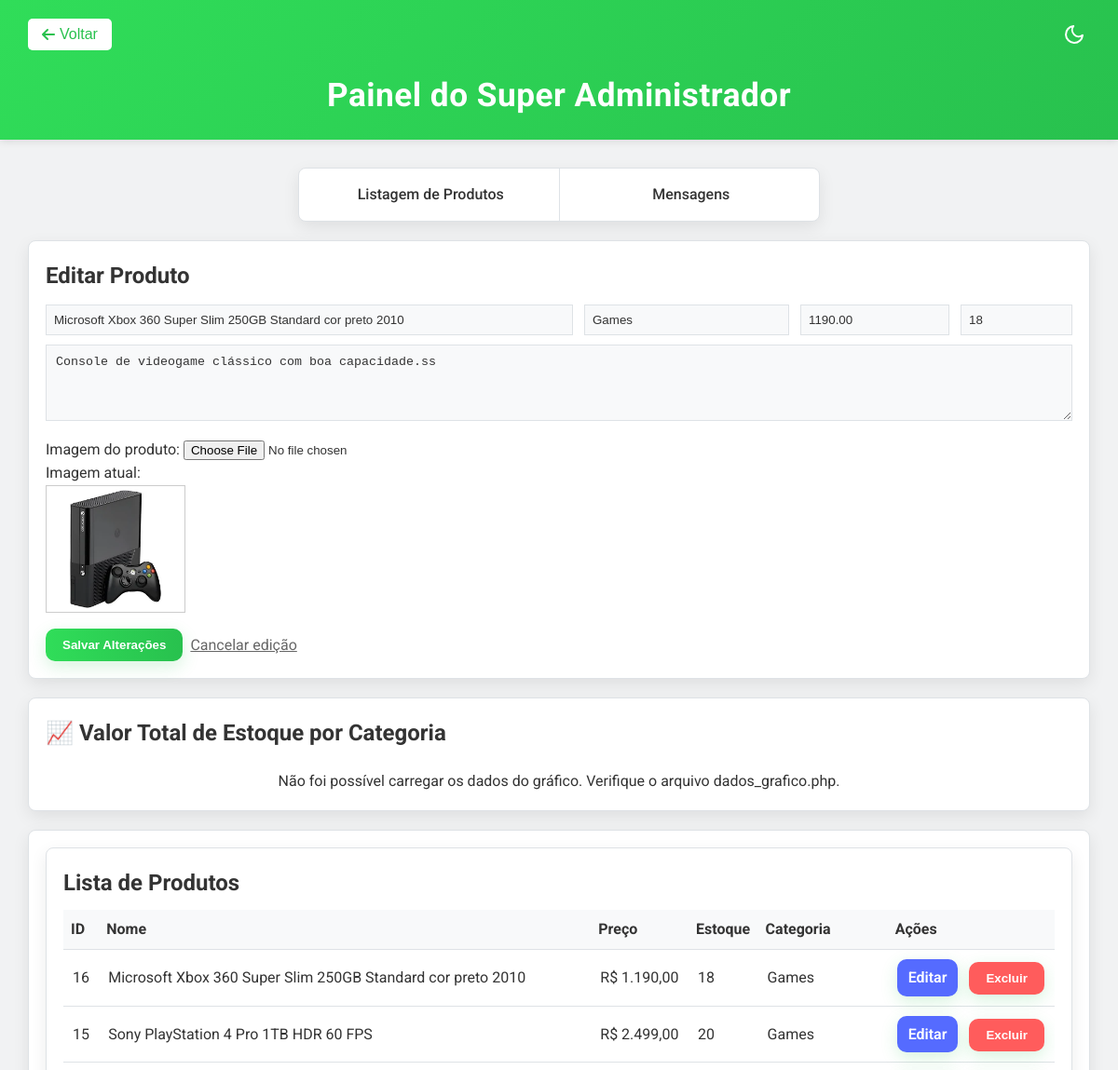
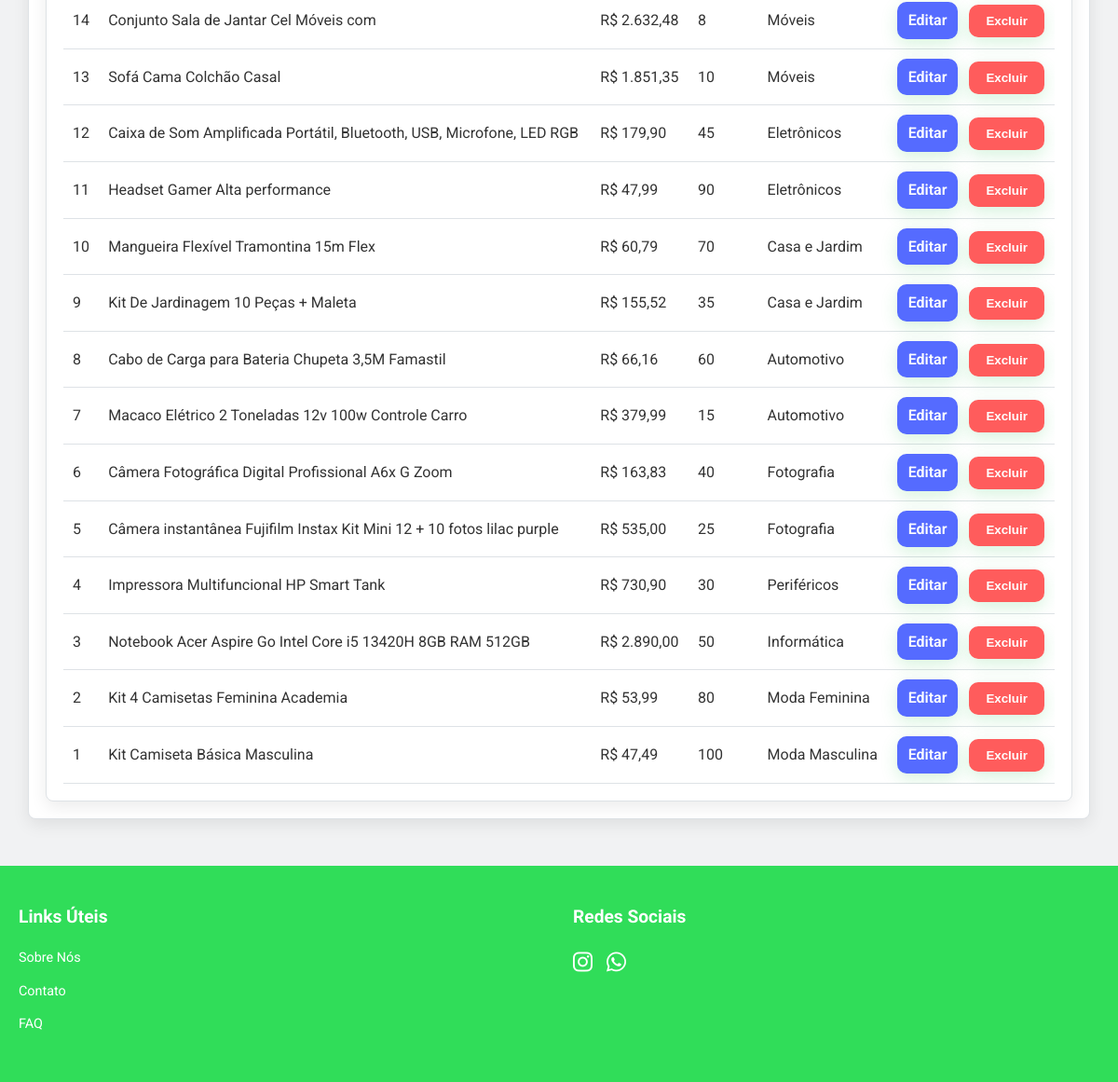
/paginas/super-administrador.php?editar=16 (signed in), run on the app's committed database (2 pictures, top to bottom).
### tables this page shows
CREATE TABLE `produtos` (
  `id` int(11) NOT NULL,
  `nome` varchar(100) NOT NULL,
  `descricao` text DEFAULT NULL,
  `preco` decimal(10,2) NOT NULL,
  `estoque` int(11) DEFAULT 0,
  `categoria` varchar(50) DEFAULT NULL,
  `data_criacao` datetime DEFAULT current_timestamp(),
  `imagem` varchar(255) DEFAULT NULL
);

### paginas/super-administrador.php (the view, shortened to what this page needs)
<?php
require_once('conexao.php');
$produto_editar = null;
if (isset($_GET['editar'])) {
	$id = intval($_GET['editar']);
	$stmt = $conexao->prepare('SELECT * FROM produtos WHERE id = ?');
	$stmt->bind_param('i', $id);
	$stmt->execute();
	$result = $stmt->get_result();
	$produto_editar = $result->fetch_assoc();
}
$produtos = [];
$resultado = $conexao->query('SELECT * FROM produtos ORDER BY id DESC');
if ($resultado) {
	while ($row = $resultado->fetch_assoc()) {
		$produtos[] = $row;
	}
}
?>
<!DOCTYPE html>
<html lang="pt-BR">
<head>
	<link rel="stylesheet" href="../estilo/super-administrador.css">
	<link rel="stylesheet" href="https://cdnjs.cloudflare.com/ajax/libs/font-awesome/5.15.3/css/all.min.css">
</head>
<body>
	<div class="Titulo">
        <div class="header-controls">
            <div class="botao-voltar">
                <button onclick="window.location.href='Principal.php'" class="back-button">
                    <i class="fas fa-arrow-left"></i> Voltar
                </button>
            </div>
            <div class="darkmode-container">
                <button id="darkModeToggle" aria-label="Alternar modo escuro"></button>
            </div>
        </div>
        <h1>Painel do Super Administrador</h1>
    </div>
	<div class="Botoes navegacao">
		<nav>
			<ul>
				<li><a href="listagem-produtos.php">Listagem de Produtos</a></li>
				<li><a href="painel_mensagens.php">Mensagens</a></li>
			</ul>
		</nav>
	</div>
	<div class="super-admin-container">
		<div style="width:95%; max-width:1200px;">
			<section style="background:white; padding:18px; border-radius:8px; box-shadow:0 6px 18px rgba(0,0,0,0.05); margin-bottom:20px;">
				<h2><?= $produto_editar ? 'Editar Produto' : 'Adicionar Produto' ?></h2>
				<form action="processa_produto.php" method="POST" enctype="multipart/form-data">
					<div style="display:flex; flex-wrap:wrap; gap:12px; margin-top:12px;">
						<input type="text" name="nome" placeholder="Nome do produto" required style="flex:1; min-width:200px; padding:8px;" value="<?= $produto_editar ? htmlspecialchars($produto_editar['nome']) : '' ?>">
						<input type="text" name="categoria" placeholder="Categoria" style="width:220px; padding:8px;" value="<?= $produto_editar ? htmlspecialchars($produto_editar['categoria']) : '' ?>">
						<input type="number" step="0.01" name="preco" placeholder="Preço" required style="width:160px; padding:8px;" value="<?= $produto_editar ? htmlspecialchars($produto_editar['preco']) : '' ?>">
						<input type="number" name="estoque" placeholder="Estoque" style="width:120px; padding:8px;" value="<?= $produto_editar ? htmlspecialchars($produto_editar['estoque']) : '0' ?>">
					</div>
					<div style="margin-top:10px;">
						<textarea name="descricao" placeholder="Descrição" rows="4" style="width:100%; padding:10px;"><?= $produto_editar ? htmlspecialchars($produto_editar['descricao']) : '' ?></textarea>
					</div>
					<div style="margin-top:10px;">
						<label>Imagem do produto:</label>
						<input type="file" name="imagem" accept="image/*">
						<?php if ($produto_editar && !empty($produto_editar['imagem'])): ?>
							<p>Imagem atual:</p>
							<img src="uploads/<?= htmlspecialchars($produto_editar['imagem']) ?>" alt="Imagem do produto" style="max-width:150px; border:1px solid #ccc; padding:4px;">
						<?php endif; ?>
					</div>
					<div style="margin-top:10px; display:flex; gap:8px;">
						<button class="super-admin-btn" type="submit"><?= $produto_editar ? 'Salvar Alterações' : 'Adicionar Produto' ?></button>
						<?php if ($produto_editar): ?>
							<a href="super-administrador.php" style="align-self:center; color:#666;">Cancelar edição</a>
						<?php endif; ?>
					</div>
				</form>
			</section>
			<section style="background:white; padding:18px; border-radius:8px; box-shadow:0 6px 18px rgba(0,0,0,0.05); margin-bottom:20px; margin-top:20px;">
				<h2>📈 Valor Total de Estoque por Categoria</h2>
				<div style="max-width: 800px; margin: 0 auto; margin-top: 20px;">
				</div>
			</section>
			<section style="background:white; padding:18px; border-radius:8px; box-shadow:0 6px 18px rgba(0,0,0,0.05);">
				<section style="background:white; padding:18px; border-radius:8px; box-shadow:0 6px 18px rgba(0,0,0,0.05);">
					<h2>Lista de Produtos</h2>
					<div style="overflow:auto; margin-top:10px;">
						<table style="width:100%; border-collapse:collapse;">
							<thead>
								<tr style="background:#f8f9fa; text-align:left;">
									<th style="padding:8px; border-bottom:1px solid #eee;">ID</th>
									<th style="padding:8px; border-bottom:1px solid #eee;">Nome</th>
									<th style="padding:8px; border-bottom:1px solid #eee;">Preço</th>
									<th style="padding:8px; border-bottom:1px solid #eee;">Estoque</th>
									<th style="padding:8px; border-bottom:1px solid #eee;">Categoria</th>
									<th style="padding:8px; border-bottom:1px solid #eee;">Ações</th>
								</tr>
							</thead>
							<tbody>
								<?php foreach ($produtos as $p): ?>
									<tr>
										<td style="padding:10px; vertical-align:middle;"><?= $p['id'] ?></td>
										<td style="padding:10px; vertical-align:middle;"><?= htmlspecialchars($p['nome']) ?></td>
										<td style="padding:10px; vertical-align:middle;">R$ <?= number_format($p['preco'], 2, ',', '.') ?></td>
										<td style="padding:10px; vertical-align:middle;"><?= $p['estoque'] ?></td>
										<td style="padding:10px; vertical-align:middle;"><?= htmlspecialchars($p['categoria']) ?></td>
										<td style="padding:10px; vertical-align:middle;">
											<a class="super-admin-btn" style="background:#556bff; padding:7px 12px; text-decoration:none; margin-right:8px;" href="super-administrador.php?editar=<?= $p['id'] ?>">Editar</a>
											<form action="processa_produto.php" method="POST" style="display:inline;" onsubmit="return confirm('Deseja realmente excluir este produto?');">
												<button class="super-admin-btn" type="submit" style="background:#ff5c5c;">Excluir</button>
											</form>
										</td>
									</tr>
								<?php endforeach; ?>
							</tbody>
						</table>
					</div>
				</section>
		</div>
	</div>
	<?php include "../componentes/footer.php"; ?>
</body>
</html>

### estilo/super-administrador.css (style rules this page uses)
:root { --primary-color: #30dd59; --primary-hover-color: #28c14e; --bg-color: #f1f2f3; --card-bg-color: #ffffff; --secondary-color: #f8f9fa; --text-color: #333; --light-text-color: #666; --border-color: #dee2e6; --shadow-color: rgba(0,0,0,0.08); }
* { box-sizing: border-box; margin: 0; padding: 0; }
body { font-family: 'Roboto', sans-serif; line-height: 1.6; color: var(--text-color); background-color: var(--bg-color); transition: background-color 0.3s ease, color 0.3s ease; }
.Titulo { background: linear-gradient(135deg, var(--primary-color) 0%, var(--primary-hover-color) 100%); color: white; padding: 20px; text-align: center; box-shadow: 0 2px 8px rgba(0,0,0,0.1); margin-bottom: 30px; display: flex; flex-direction: column; align-items: center; position: relative; }
.Titulo h1 { font-size: 2.2rem; font-weight: 700; margin: 10px 0 0 0; letter-spacing: 0.5px; }
.header-controls { width: 100%; max-width: 1200px; padding: 0 10px; display: flex; justify-content: space-between; align-items: center; margin-bottom: 10px; }
.back-button { background: white; color: var(--primary-hover-color); border: none; padding: 8px 15px; border-radius: 5px; cursor: pointer; font-size: 1rem; font-weight: 500; display: flex; align-items: center; gap: 5px; transition: all 0.2s ease; }
.darkmode-container button { background: none; border: none; cursor: pointer; color: white; padding: 5px; transition: color 0.2s ease, transform 0.2s ease; }
.super-admin-container { display: flex; justify-content: center; align-items: center; margin: 20px 0; }
.super-admin-container section, .Botoes.navegacao nav, .super-admin-container div[style*="background:white"], .super-admin-container div[style*="background:#e6ffed"], .super-admin-container div[style*="background:#ffecec"] { background: var(--card-bg-color) !important; color: var(--text-color) !important; border: 1px solid var(--border-color); box-shadow: 0 6px 18px var(--shadow-color) !important; transition: background-color 0.3s, border-color 0.3s, box-shadow 0.3s; }
input[type="text"], input[type="number"], textarea { background-color: var(--secondary-color) !important; color: var(--text-color) !important; border: 1px solid var(--border-color) !important; transition: background-color 0.3s, border-color 0.3s; }
.super-admin-container table { color: var(--text-color); }
.super-admin-container th { background: var(--secondary-color) !important; border-bottom: 1px solid var(--border-color) !important; color: var(--text-color) !important; }
.super-admin-container td { border-bottom: 1px solid var(--border-color) !important; }
.Botoes.navegacao { max-width: 600px; margin: 0 auto; padding: 0 20px; }
.Botoes.navegacao nav { background-color: white; border-radius: 8px; box-shadow: 0 2px 4px rgba(0,0,0,0.08); overflow: hidden; }
.Botoes.navegacao nav ul { list-style: none; display: flex; flex-wrap: wrap; gap: 0; margin: 0; padding: 0; }
.Botoes.navegacao nav li { flex: 1; min-width: 180px; border-right: 1px solid var(--border-color); }
.Botoes.navegacao nav li:last-child { border-right: none; }
.Botoes.navegacao nav a { display: block; padding: 15px 20px; text-decoration: none; color: var(--text-color); font-weight: 500; transition: all 0.3s ease; text-align: center; border-left: 4px solid transparent; }
.super-admin-btn { display: inline-flex; gap: .6rem; align-items: center; background: linear-gradient(90deg,#30dd59 0%,#28c14e 100%); color: #ffffff; font-weight: 600; padding: 10px 18px; border-radius: 10px; text-decoration: none; box-shadow: 0 6px 18px rgba(40,193,78,0.18); transition: transform .14s ease, box-shadow .14s ease, opacity .12s ease; border: none; cursor: pointer; white-space: nowrap; }

### data on the page
produtos: nome "Microsoft Xbox 360 Super Slim 250GB Standard cor preto 2010", categoria "Games", preco "1190.00", estoque "18", descricao "Console de videogame clássico com boa capacidade.ss", imagem (picture), id "16", preco "1.190,00"
produtos: id "15", nome "Sony PlayStation 4 Pro 1TB HDR 60 FPS", preco "2.499,00", estoque "20", categoria "Games"
produtos: id "14", nome "Conjunto Sala de Jantar Cel Móveis com", preco "2.632,48", estoque "8", categoria "Móveis"
produtos: id "13", nome "Sofá Cama Colchão Casal", preco "1.851,35", estoque "10", categoria "Móveis"
produtos: id "12", nome "Caixa de Som Amplificada Portátil, Bluetooth, USB, Microfone, LED RGB", preco "179,90", estoque "45", categoria "Eletrônicos"
produtos: id "11", nome "Headset Gamer Alta performance", preco "47,99", estoque "90", categoria "Eletrônicos"
produtos: id "10", nome "Mangueira Flexível Tramontina 15m Flex", preco "60,79", estoque "70", categoria "Casa e Jardim"
produtos: id "9", nome "Kit De Jardinagem 10 Peças + Maleta", preco "155,52", estoque "35", categoria "Casa e Jardim"
produtos: id "8", nome "Cabo de Carga para Bateria Chupeta 3,5M Famastil", preco "66,16", estoque "60", categoria "Automotivo"
produtos: id "7", nome "Macaco Elétrico 2 Toneladas 12v 100w Controle Carro", preco "379,99", estoque "15", categoria "Automotivo"
produtos: id "6", nome "Câmera Fotográfica Digital Profissional A6x G Zoom", preco "163,83", estoque "40", categoria "Fotografia"
produtos: id "5", nome "Câmera instantânea Fujifilm Instax Kit Mini 12 + 10 fotos lilac purple", preco "535,00", estoque "25", categoria "Fotografia"
produtos: id "4", nome "Impressora Multifuncional HP Smart Tank", preco "730,90", estoque "30", categoria "Periféricos"
produtos: id "3", nome "Notebook Acer Aspire Go Intel Core i5 13420H 8GB RAM 512GB", preco "2.890,00", estoque "50", categoria "Informática"
produtos: id "2", nome "Kit 4 Camisetas Feminina Academia", preco "53,99", estoque "80", categoria "Moda Feminina"
produtos: id "1", nome "Kit Camiseta Básica Masculina", preco "47,49", estoque "100", categoria "Moda Masculina"
